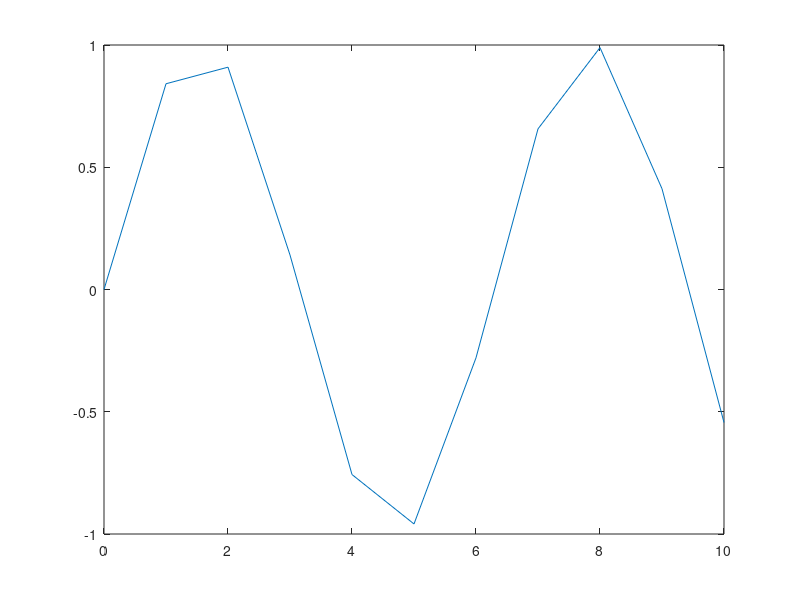

MATLAB code to generate this figure:
%%
% blah 
% <http://matlab.cheme.cmu.edu/?p=916 post 916>
%  and 
% <html>
% <FONT style="BACKGROUND-COLOR: lightsteelblue" FACE="courier">fsolve</FONT>
% </html>
%
% . 
% 
%%
%
% <html>
% <P><FONT style="BACKGROUND-COLOR: lightsteelblue" FACE="courier">
% Note: a multilinenote in the second line.</FONT></P>
% </html>
% 

x = 0:10;
plot(x,sin(x))

%
% 
%%
%
% <html>
% <P><FONT style="BACKGROUND-COLOR: hotpink">
% Warning: what about this?</FONT></P>
% </html>
% 

